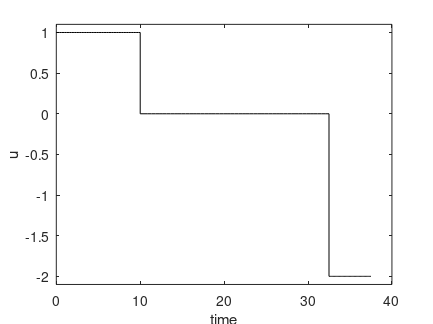
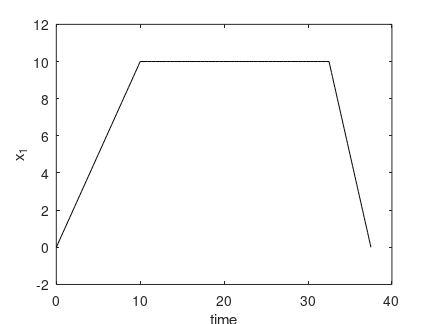
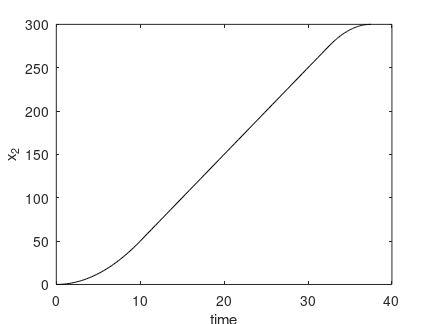

Here is the MATLAB script that generated these plots, in order:
load optimprofiles tplot uplot xplot

% ploting
%..........................................................................
plot(tplot,uplot,'k')
title('')
xlabel('time')
ylabel('u')
set(gcf,'PaperUnits','centimeters')
set(gcf,'PaperPosition',[3 10 11 8.25])
aa=axis;
axis([aa(1:2) aa(3)-0.1 aa(4)+0.1])
print -depsc car_u.eps


figure
plot(tplot,xplot(:,1),'k-')
title('')
xlabel('time')
ylabel('x_1')
set(gcf,'PaperUnits','centimeters')
set(gcf,'PaperPosition',[3 10 11 8.25])
print -depsc car_x1.eps

figure
plot(tplot,xplot(:,2),'k-')
title('')
xlabel('time')
ylabel('x_2')
set(gcf,'PaperUnits','centimeters')
set(gcf,'PaperPosition',[3 10 11 8.25])
print -depsc car_x2.eps
%..........................................................................